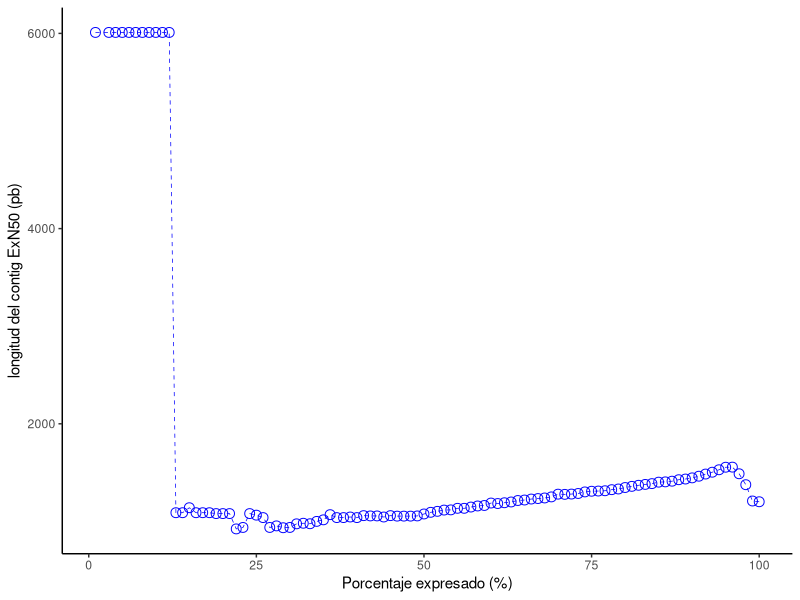

Generate this figure with R:
######################################################
## Tema: RNA-seq: Grafica ExN50                     ##
## Autor: Olga Andrea Hernandez Miranda, Miranda H  ##
## Fecha: 27/08/2021                                ##
## Nota: Sirve para elaborar graficas de lineas     ##
## para los datos de ExN50                          ##
######################################################

# Librerias:
library(ggplot2)
library("RColorBrewer")

directorio <- "C:/Users/andii/OneDrive/Documents/1RespositorioGithub/2Ensamble_deNovo_ExpDif"
setwd(directorio)
data <- read.table("Ex50.csv", sep = ",", header = T)

ggplot(data = data, aes(x = Ex, y = ExN50)) +
  geom_line(size = .25, color = "#0000FF", linetype = "dashed") +
  geom_point(color = "#0000FF", shape = 1, size = 3) +
  xlab ("Porcentaje expresado (%)") + #<-titulo de x
  ylab ("longitud del contig ExN50 (pb)") + #<-titulo de y
  theme_classic()


